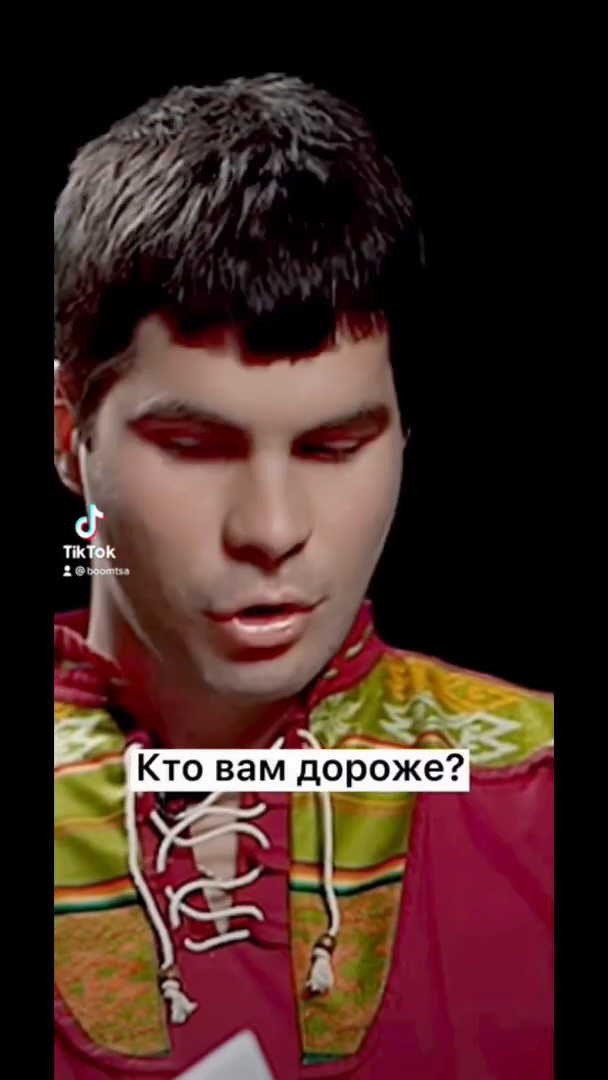
#> input picture frame 16 of lections/lec2/test_video.mp4, 608 x 1080 px
$ python video.py
#> lines starting #> are read from the running program, lines starting #| are printed output that depends on the picture; after the words box and inside, x2 and y2 are one past the last pixel; in counts of white or black regions, pixels touching at a corner belong together
import cv2

fase_cascades = cv2.CascadeClassifier(cv2.data.haarcascades + 'haarcascade_frontalface_default.xml')

# [10 lines of commented-out code are left out]

cap = cv2.VideoCapture('lections/lec2/test_video.mp4')

while True:
    sucsess, frame = cap.read()
#> frame is the input picture: shape (1080, 608, 3); mean B, G, R 36.1, 41, 67
    img_gray = cv2.cvtColor(frame, cv2.COLOR_BGR2GRAY)
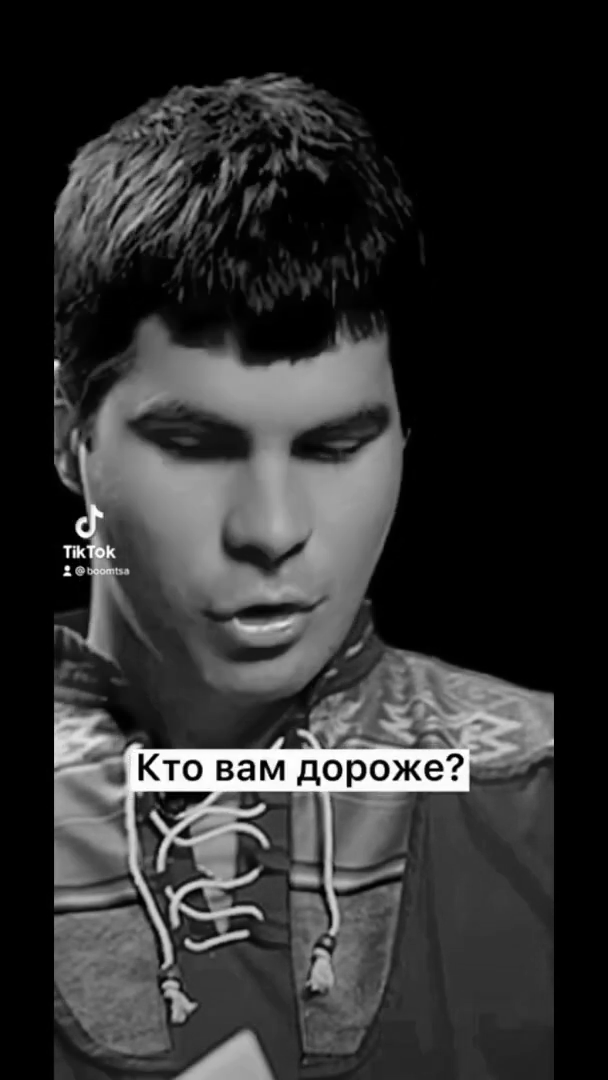
#> img_gray: shape (1080, 608); min 0, max 255, mean 48.2
    faces = fase_cascades.detectMultiScale(img_gray)
#> faces = [[90, 310, 356, 356]]

    for (x, y, w, h) in faces:
        cv2.rectangle(frame, (x,y), (x + w, y + h), (255, 0, 0), 2)
#> this loop made 1 pass
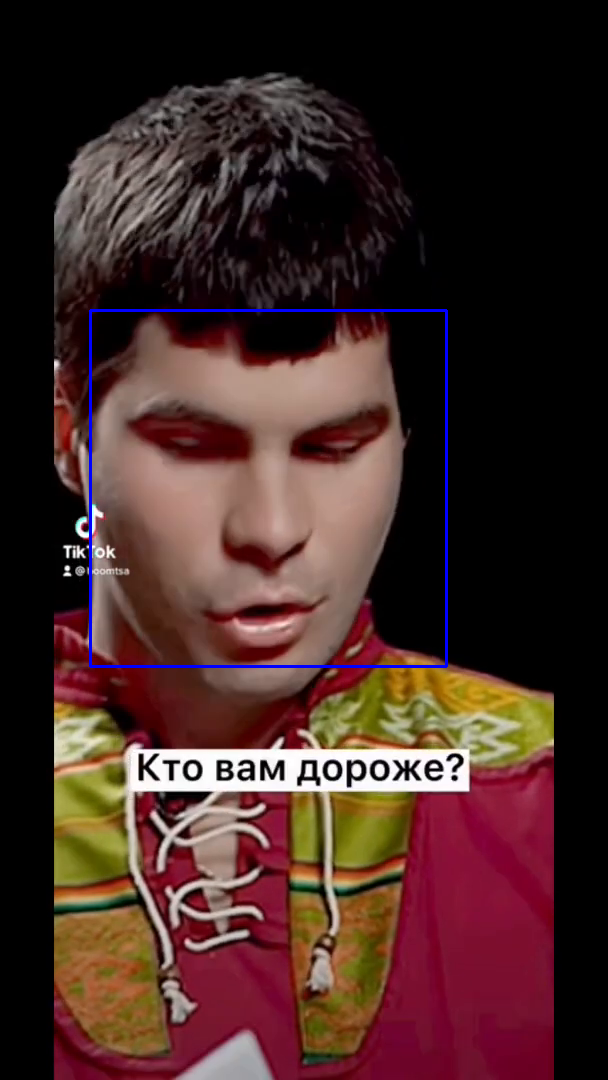
#> frame: shape (1080, 608, 3); 0.65% of pixels changed, all inside (x1, y1, x2, y2) = (89, 309, 448, 668)

    cv2.imshow('result', frame)

    if cv2.waitKey(1) & 0xff == ord('q'):
#> (key q is pressed here)
        break

$ run again, starting later in the video
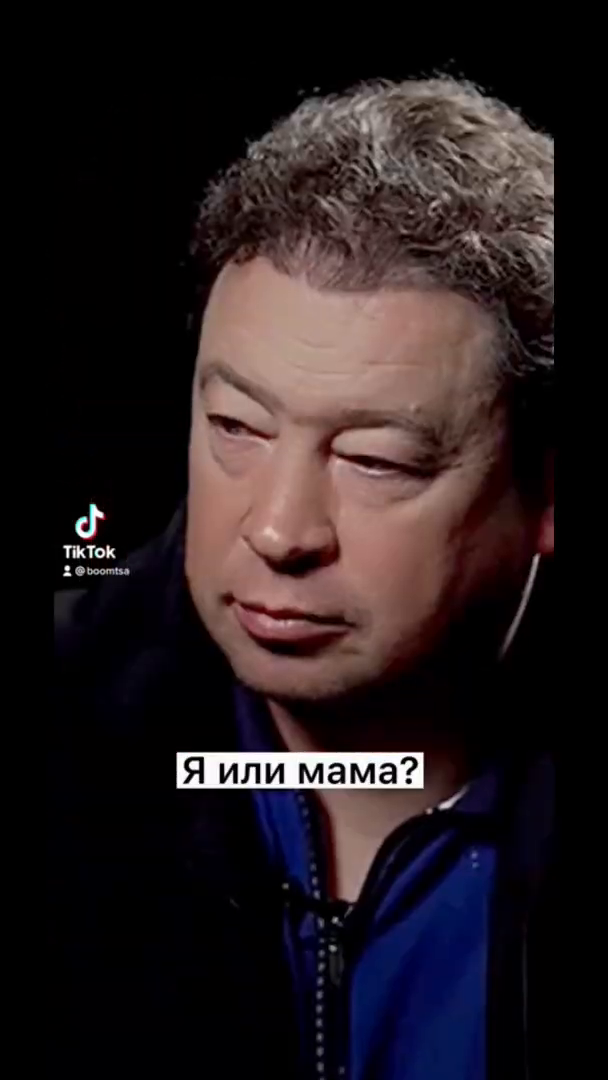
#> input picture frame 72 of lections/lec2/test_video.mp4, 608 x 1080 px
#> frame is the input picture: shape (1080, 608, 3); mean B, G, R 31.1, 28.6, 37.8
#> `img_gray = cv2.cvtColor(frame, cv2.COLOR_BGR2GRAY)`:
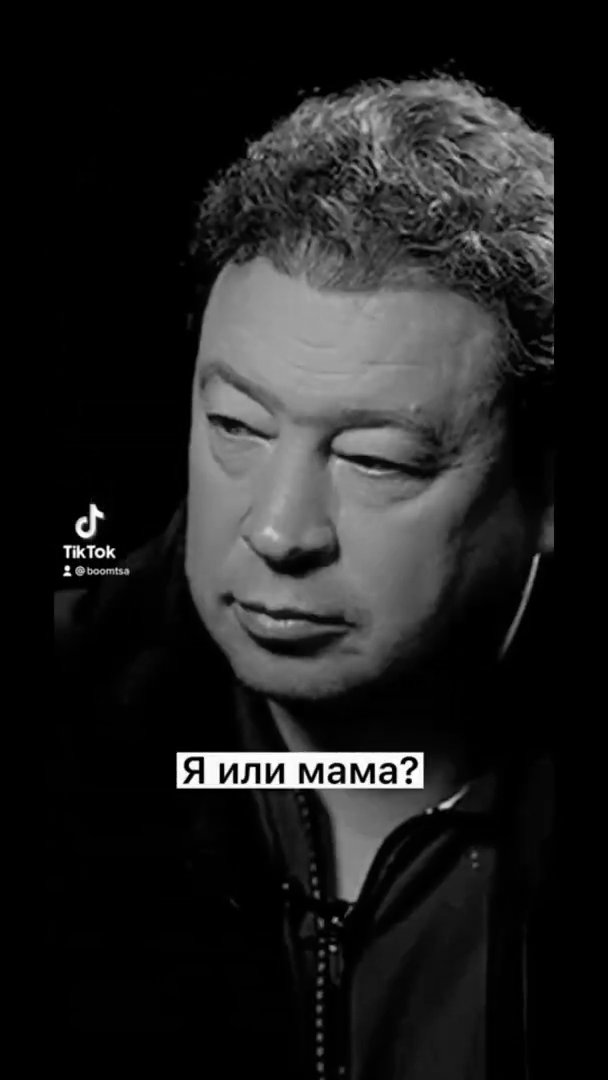
#> img_gray: shape (1080, 608); min 0, max 255, mean 31.6
#> faces = [[131, 299, 367, 367]]
#> the loop `for (x, y, w, h) in faces:` made 1 pass
#> after the loop `for (x, y, w, h) in faces:`:
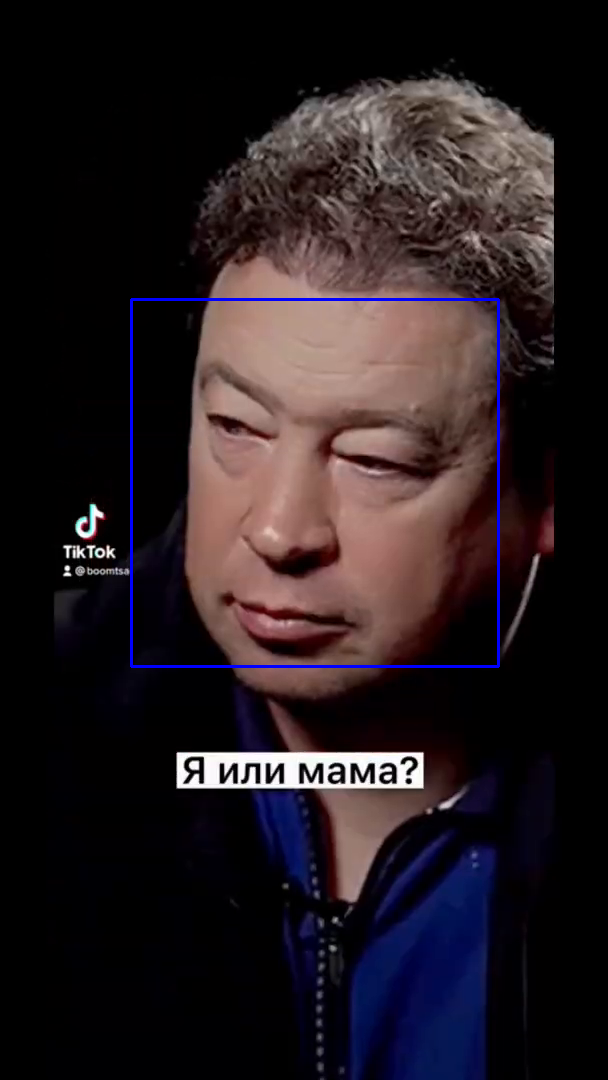
#> frame: shape (1080, 608, 3); 0.67% of pixels changed, all inside (x1, y1, x2, y2) = (130, 298, 500, 668)

$ run again, starting later in the video
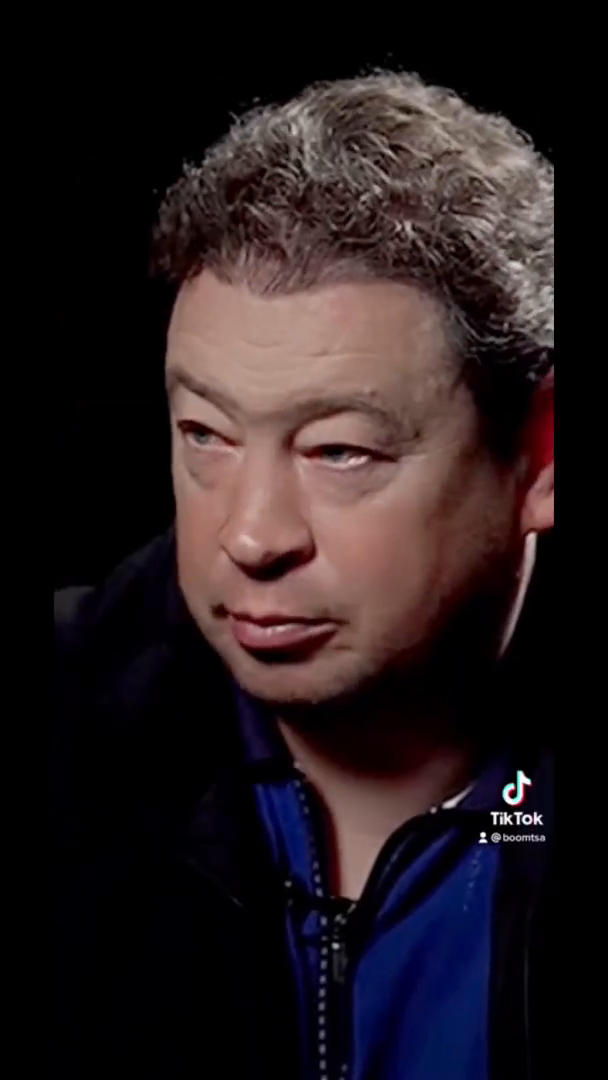
#> input picture frame 128 of lections/lec2/test_video.mp4, 608 x 1080 px
#> frame is the input picture: shape (1080, 608, 3); mean B, G, R 30.2, 27.6, 37.6
#> `img_gray = cv2.cvtColor(frame, cv2.COLOR_BGR2GRAY)`:
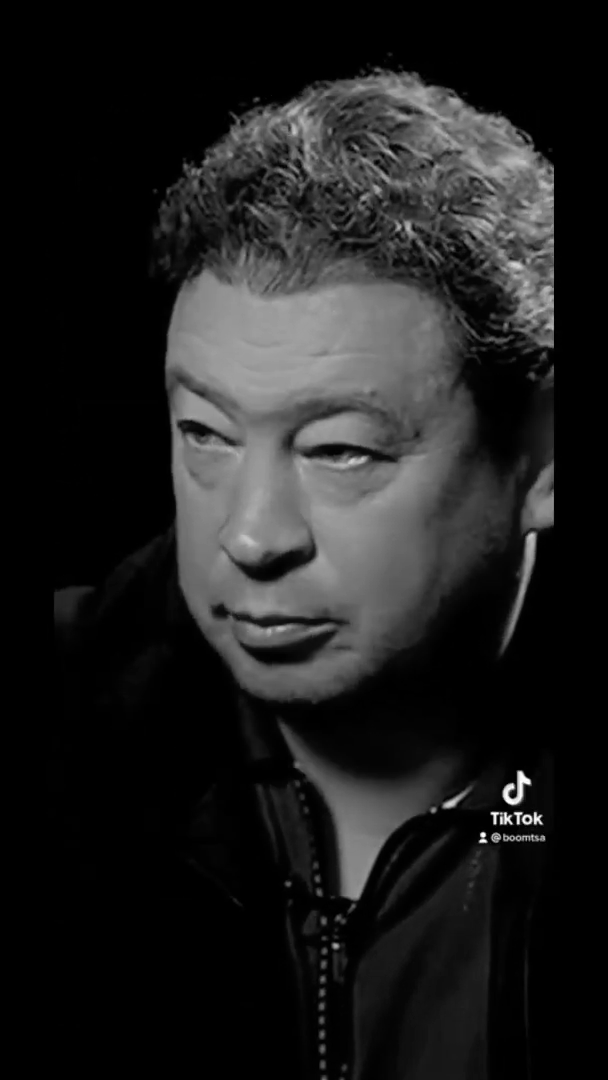
#> img_gray: shape (1080, 608); min 0, max 255, mean 30.9
#> faces = [[432, 139, 144, 144], [92, 290, 388, 388], [65, 49, 532, 532]]
#> the loop `for (x, y, w, h) in faces:` made 3 passes
#> after the loop `for (x, y, w, h) in faces:`:
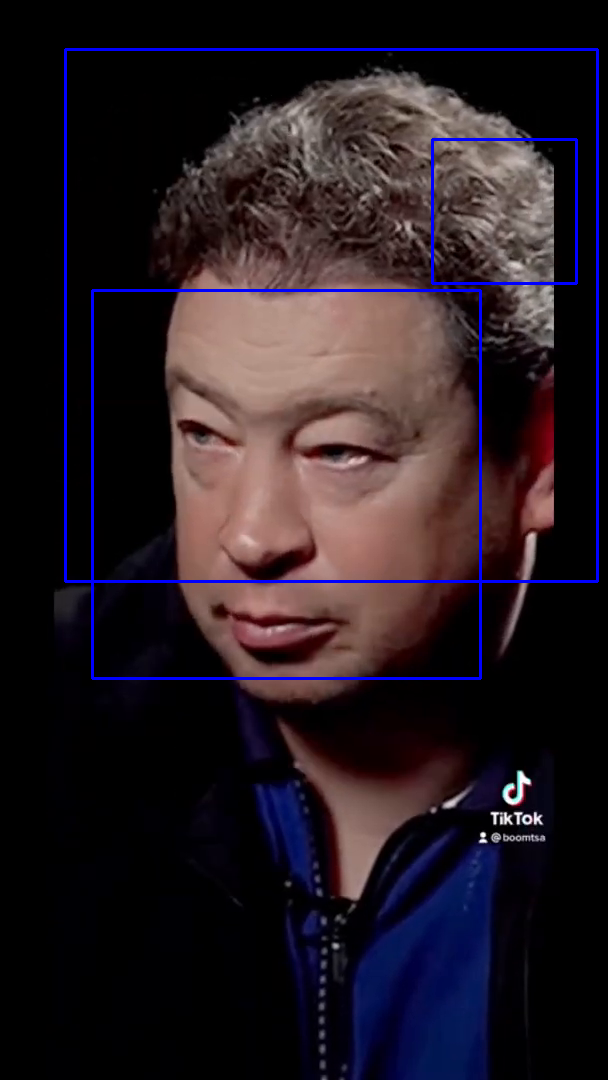
#> frame: shape (1080, 608, 3); 1.94% of pixels changed, all inside (x1, y1, x2, y2) = (64, 48, 599, 680)
